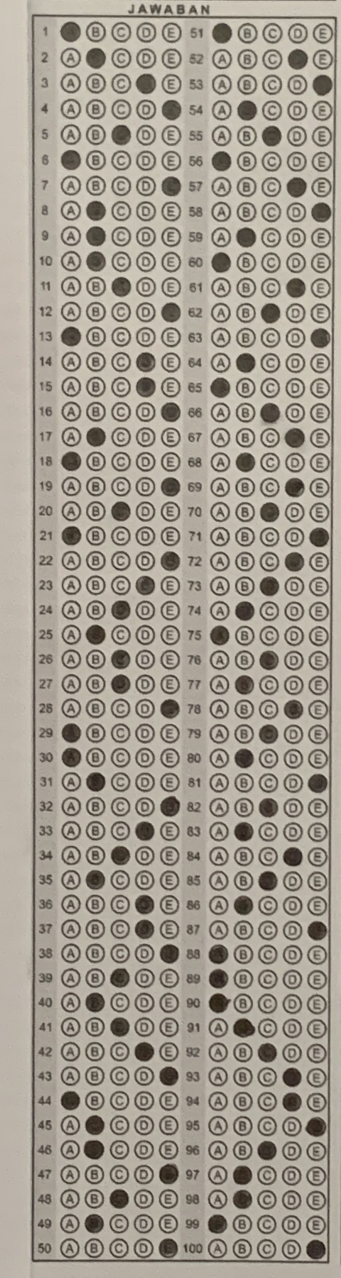
#> input picture inputs/circle_1/master_circle_best.jpg, 1021 x 3832 px (shown at 1/3 size)
$ python -i cross_modules.py   (imports and definitions only)
#> lines starting #> are read from the running program, lines starting #| are printed output that depends on the picture
# pylint: disable=no-member
"""
Author  : Vian Sebastian B
Version : 2
Date    : 20/11/2024

"cross_modules.py "
This module contains cross-specific handling functions

Key Components:
- YOLO for cross detection
- Box contour handling
- Cross scoring computation

Usage:
- Serves as cross-specific handling module

V1 - V2: utilized avg for box tagging instead of max
        to avoid overlapping boxes
"""

import numpy as np
import cv2
import torch
from core_modules.base_preprocessing_modules import soft_morph_open

# print(cv2.__version__)
# print(np.__version__)


# [175 lines left out: functions yolo_catch_image, get_max_width_height, get_avg_width_height, mark_ans_box, draw_filled_boxes, not called in this run]


def draw_filled_boxes_fetch_contours(image):
    """
    Detects contours in an image and draws filled boxes within each white region.

    Parameters:
        - image (numpy.ndarray): Grayscale image.

    Returns:
        tuple: (contours, result_image)
            - contours: List of detected contours.
            - result_image: Image with filled boxes drawn within contours.
    """
    input_img = image.copy()

    contours, _ = cv2.findContours(
        input_img, cv2.RETR_EXTERNAL, cv2.CHAIN_APPROX_SIMPLE)
#> contours = [[[0, 0], [0, 3831], [1020, 3831], [1020, 0]]]

    result_image = cv2.cvtColor(input_img, cv2.COLOR_GRAY2BGR)

    for contour in contours:
        x, y, w, h = cv2.boundingRect(contour)
        center_x, center_y = x + w // 2, y + h // 2
        size = min(w, h) // 2
        top_left = (center_x - size, center_y - size)
        bottom_right = (center_x + size, center_y + size)
        cv2.rectangle(result_image, top_left, bottom_right, (0, 255, 0), -1)
#> this loop made 1 pass
#> (contour, x, y, w, h, center_x, center_y, size) on pass 1: ([[0, 0], [0, 3831], [1020, 3831], [1020, 0]], 0, 0, 1021, 3832, 510, 1916, 510)
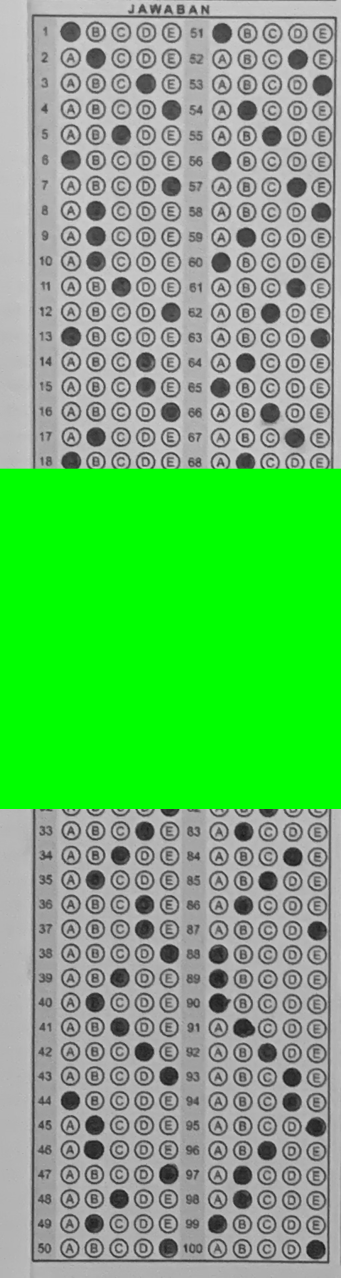
#> result_image: shape (3832, 1021, 3) (shown at 1/3 size); mean B, G, R 115.1, 183, 115.1

    return contours, result_image


# [160 lines left out: functions draw_box_fill_space_overlap, get_cross_answers, box_contour_handling, final_scoring_cross, not called in this run]

>>> import cv2
>>> picture = cv2.imread('../inputs/circle_1/master_circle_best.jpg', cv2.IMREAD_GRAYSCALE)
>>> result = draw_filled_boxes_fetch_contours(picture)

$ run again, on inputs/circle_1/stu_good_light.jpg
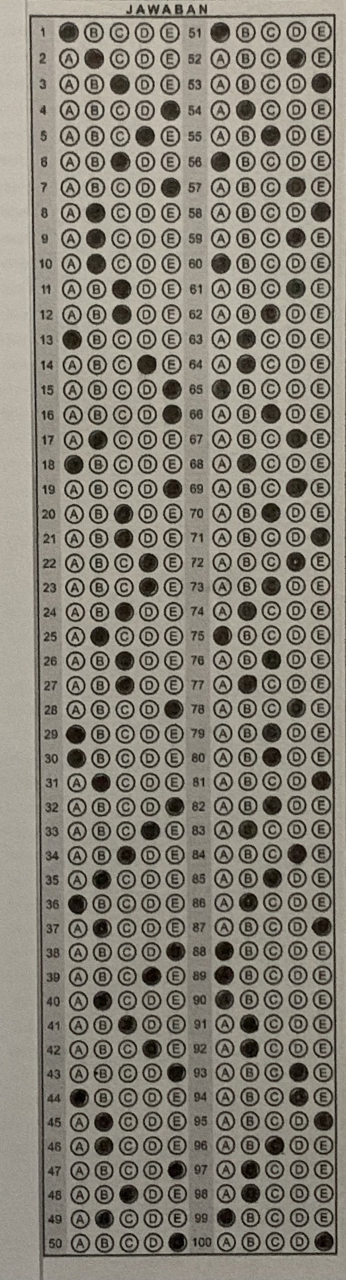
#> input picture inputs/circle_1/stu_good_light.jpg, 1036 x 3839 px (shown at 1/3 size)
#> contours = [[[0, 0], [0, 3838], [1035, 3838], [1035, 0]]]
#> the loop in draw_filled_boxes_fetch_contours, `for contour in contours:` made 1 pass
#> (contour, x, y, w, h, center_x, center_y, size) on pass 1: ([[0, 0], [0, 3838], [1035, 3838], [1035, 0]], 0, 0, 1036, 3839, 518, 1919, 518)
#> after the loop in draw_filled_boxes_fetch_contours, `for contour in contours:`:
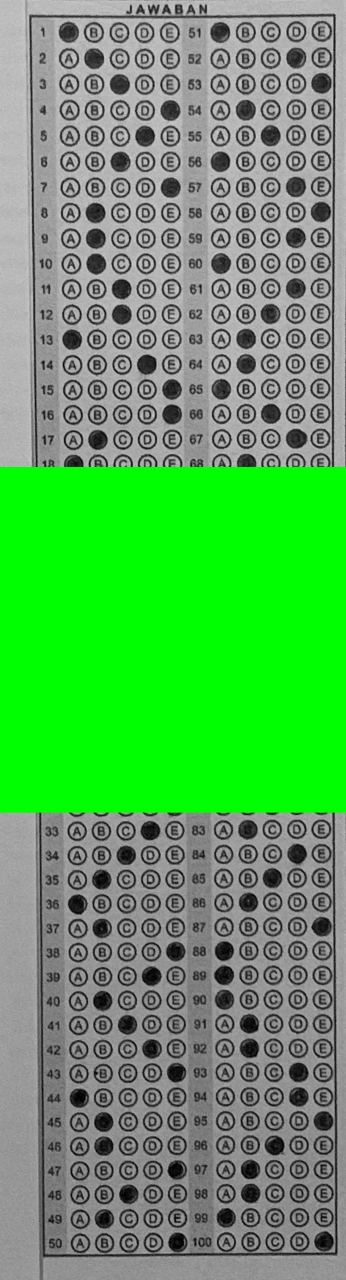
#> result_image: shape (3839, 1036, 3) (shown at 1/3 size); mean B, G, R 96, 164.9, 96
